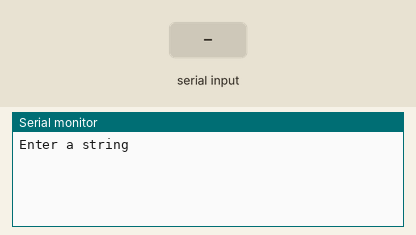
A sketch run on a simulated ESP32. Parts: the last lines printed to the serial monitor. Inputs (shaded band) come from the test bench.

Above: at 2.8 s.
2.9 s: "1\n" received over Serial
At 4.1 s:
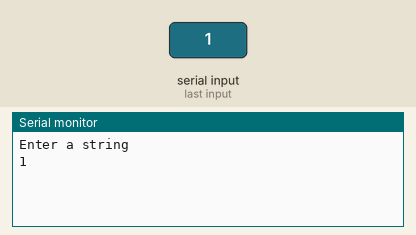
4.4 s: "0\n" received over Serial
At 5.2 s:
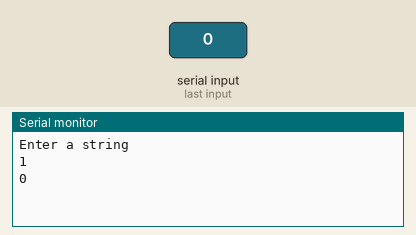
5.9 s: "2\n" received over Serial
At 6.3 s:
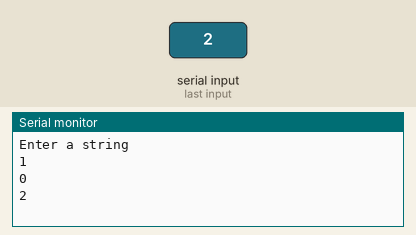

The sketch:

Memory_Managment.ino
```cpp
//To use only one core
#if CONFIG_FREERTOS_UNICORE
static const BaseType_t app_cpu = 0;
#else
static const BaseType_t app_cpu = 1;
#endif

#include <stdlib.h>

//Settings
static const uint8_t buf_len = 255;

//Task handles
static TaskHandle_t read_Serial_Handle = NULL;
static TaskHandle_t print_Serial_Handle = NULL;

//Global variables
static char *memory = NULL;


//Read Serial: reads the serial input and stores it in dynamic memory
void read_Serial(void *parameter){
  char c;
  char buf[buf_len];
  uint8_t idx = 0;

  // Clear whole buffer
  memset(buf, 0, buf_len);

  // Loop forever
  while (1) {

    // Read characters from serial
    if (Serial.available() > 0) {
      c = Serial.read();
      buf[idx] = c;
      idx ++;
    }

      if (c == '\n') {
        buf[idx - 1] = '\0';
        memory = (char*)pvPortMalloc(idx * sizeof(char));
        memcpy(memory, buf, idx);
        memset(buf, 0, buf_len);
        idx = 0;
        c= '\0';
        vTaskResume(print_Serial_Handle);
      }
  }
}

//Print Serial: Prints the string we saved in the read serial task
void print_Serial(void *parameter){

  while(1){
    Serial.println(memory);
    vTaskDelay(500/portTICK_PERIOD_MS);
    vPortFree(memory);
    memory = NULL;
    vTaskSuspend(print_Serial_Handle);
  }
}

void setup() {

  Serial.begin(300);
  vTaskDelay(1000/portTICK_PERIOD_MS);
  Serial.println();
  Serial.println("Enter a string");
  vTaskDelay(1000/portTICK_PERIOD_MS);


  xTaskCreatePinnedToCore(read_Serial,
                          "Read Serial",
                          1024,
                          NULL,
                          1,
                          &read_Serial_Handle,
                          app_cpu);

  xTaskCreatePinnedToCore(print_Serial,
                          "Print Serial",
                          1024,
                          NULL,
                          1,
                          &print_Serial_Handle,
                          app_cpu);


  vTaskDelete(NULL);
}

void loop() {
  // put your main code here, to run repeatedly:

}
```

Measured:
- after the input at 2.9 s, the serial monitor: prints a new line at once (image 1)
- after the input at 4.4 s, the serial monitor: prints a new line at once (image 2)
- after the input at 5.9 s, the serial monitor: prints a new line at once (image 3)
